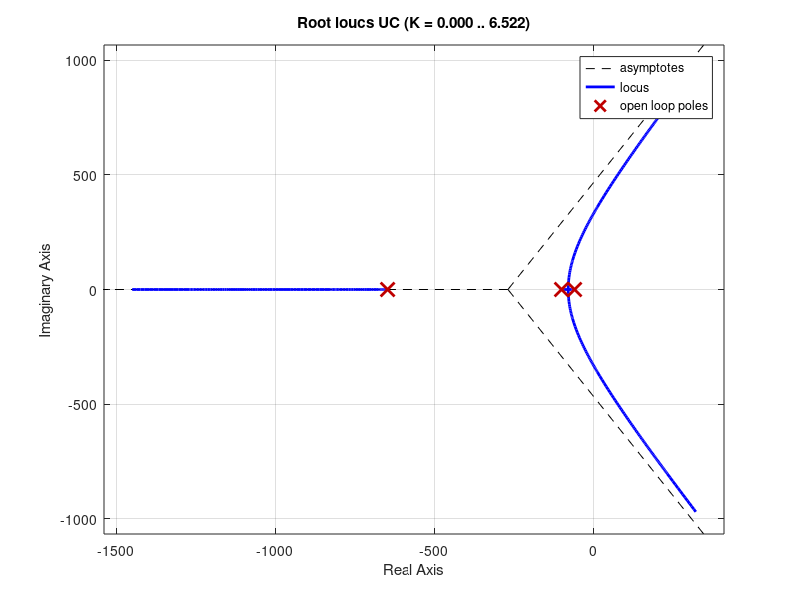

Recreate this plot in MATLAB. (Note: this script raises an error after producing the figure.)
clear; clc;

r = 0.012;  % [m]
m = 0.0075;   % [kg]
J = 2*m*r^2/5;
K_d = 3.05*10^-4;   % [Ns/m]
K_p = 1.65*10^-2; % [N/m]

OS = 5; % [%]
zeta = -log(OS/100)/sqrt(pi^2 + log(OS/100)^2);
phi = acosd(zeta); % [deg]

s = tf('s');

%% UNCOMPENSATED SYSTEM

UC = 100/((s+100)*(J*s^2 + K_d*s + K_p));

% grid on
% stepplot(UC, 0.25);
% figure;
rlocus(UC);
% sgrid(zeta,0)

P1 = 59.03;
P2 = 100;
P3 = 647;
K = 0.0161;
T_s = 0.066;

%% COMPENSATED SYSTEM

%% Reduce T_s by half
sigma = pi/(0.5*T_s);
omega_d = sigma*tand(phi);

theta_P1 = 90 + atand((sigma-P1)/(omega_d)); % Desired dominant pole upper left of pole
theta_P2 = 90 + atand((sigma-P2)/(omega_d)); % Desired dominant pole upper left of pole
theta_P3 = atand(omega_d/(P3-sigma)); % Desired dominant pole upper right of pole

%% Compensating D zero
theta_Z =  theta_P1 + theta_P2 + theta_P3 - 180;
Z = (omega_d/tand(theta_Z)) + sigma;

PD = (s+Z)/((s+100)*(J*s^2 + K_d*s + K_p));
% rlocus(PD);  
% sgrid(zeta,0);
K = 0.0119;
CL_PD = feedback(K*PD,1);
% stepplot(CL_PD,0.1);

%% Compensating I zero
I=40;
PID = (s+I)*(s+Z)/(s*(s+100)*(J*s^2 + K_d*s + K_p));
% rlocus(PID);  
sgrid(zeta,0);
% sigma = 95.2;
% omega = 99.8;
K = 0.0119;
% figure;
CL_PID = feedback(K*PID,1);
% stepplot(CL_PID);

%% Calculate gains

PID_K_d = K;
PID_K_p = (Z+I)*PID_K_d;
PID_K_i = (Z*I)*PID_K_d;

